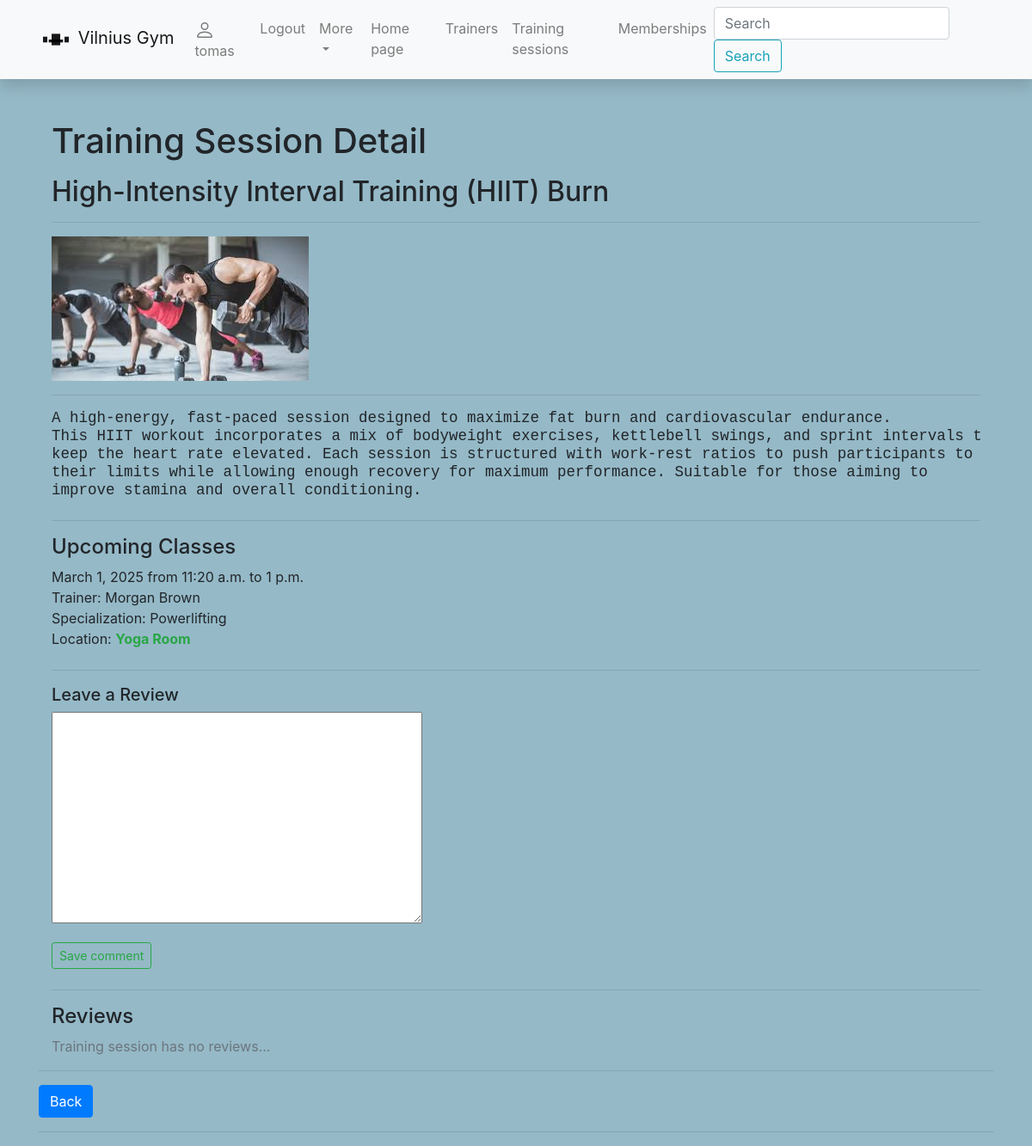
/gym/trainingsession/7 (signed in), run on the app's committed database.
### gym/models.py (models this page shows, shortened)
class TrainingSession(models.Model):
    name = models.CharField('Name', max_length=50, help_text='Enter training sessions name')
    duration = models.DurationField(default="01:00:00", help_text="Default time is 1 hour")
    description = HTMLField()
    ts_cover = models.ImageField('training session cover',
                                 upload_to='covers/ts_covers',
                                 null=True,
                                 blank=True)

class Schedule(models.Model):
    max_capacity = models.PositiveIntegerField('Capacity', null=True, blank=True,
                                               help_text="Enter max capacity")
    date = models.DateField('date', help_text="Enter date", default=date.today)
    trainer = models.ForeignKey(Trainer, on_delete=SET_NULL, null=True, blank=True)
    training_session = models.ForeignKey(TrainingSession, on_delete=SET_NULL,
                                         null=True, blank=True, related_name='schedule')
    start_time = models.TimeField('Start time',
                                  help_text='Enter start time',
                                  default=get_current_time)
    end_time = models.TimeField('End time',
                                help_text='Enter End time',
                                default=get_current_time)
    LOCATION_NAME = (
        ('1', 'Main Studio'),
        ('2', 'Yoga Room'),
        ('3', 'Cardio Zone'),
        ('4', 'Outdoor Terrace'),
        ('5', 'Functional Training Area'),
    )
    location = models.CharField('Location',
                                max_length=1,
                                choices=LOCATION_NAME,
                                default='1',
                                blank=True,
                                help_text="Gym class locations"
                                )

class Trainer(models.Model):
    first_name = models.CharField('Name', max_length=50, help_text='Enter your name')
    last_name = models.CharField('Surname', max_length=50, help_text='Enter your surname')
    email = models.CharField('Email', max_length=50, help_text="Enter email adress")
    specialization = models.CharField('Specialization', max_length=100, default='Specialization....')
    professional_history = HTMLField()
    cover = models.ImageField(upload_to='covers/trainer_covers', blank=True, null=True)
    class Meta:
        ordering = ('last_name', 'first_name')

### gym/views.py (the view, shortened to what this page needs)
# urls.py: path('trainingsession/<int:pk>', views.TrainingSessionDetailView.as_view(), name='trainingsession-one'),
class TrainingSessionDetailView(generic.edit.FormMixin, generic.DetailView):
    model = TrainingSession
    context_object_name = 'trainingsession'
    template_name = 'training_session.html'
    form_class = TrainingSessionReviewForm

### gym/forms.py
class TrainingSessionReviewForm(forms.ModelForm):
    class Meta:
        model = TrainingSessionReview
        fields = ('content', 'training_session', 'reviewer')
        widgets = {
            'training_session': forms.HiddenInput(),
            'reviewer': forms.HiddenInput()
        }

### gym/templates/training_session.html (shortened to what this page needs)
{% extends 'base.html' %}
{% load static %}
{% block content %}
<div class="container mt-5">
  <h1 class="mb-3">Training Session Detail</h1>
  <h2 class="mb-3">{{ trainingsession.name }}</h2>
  <hr>
  <div class="">
    {% if trainingsession.ts_cover %}
      <img src="{{ trainingsession.ts_cover.url }}" class="img-fluid" alt="{{ trainingsession.name }}">
    {% else %}
      <img src="{% static 'img/no-image.png' %}" class="img-fluid" alt="No image available">
    {% endif %}
  </div>
  <div class="mb-4">
    <hr>
    <h5>{{ trainingsession.description|safe }}</h5>
  </div>
  {% if user.is_authenticated %}
    <hr>
    <div class="mb-4">
      <h4>Upcoming Classes</h4>
      {% for schedule in trainingsession.schedule.all %}
        <p>
          {{ schedule.date }} from {{ schedule.start_time }} to {{ schedule.end_time }}<br>
          Trainer: {{ schedule.trainer.first_name }} {{ schedule.trainer.last_name }}<br>
          Specialization: {{ schedule.trainer.specialization }}<br>
          Location:
          <span class="font-weight-bold
            {% if schedule.location == '1' %}text-primary
            {% elif schedule.location == '2' %}text-success
            {% elif schedule.location == '3' %}text-info
            {% elif schedule.location == '4' %}text-warning
            {% elif schedule.location == '5' %}text-danger
            {% else %}text-muted{% endif %}">
            {{ schedule.get_location_display }}
          </span>
        </p>
      {% empty %}
        <p class="text-muted">No upcoming classes available.</p>
      {% endfor %}
    </div>
    <hr>
    <div class="mb-4">
      <h5>Leave a Review</h5>
      <form method="post">
        <div class="form-group">
          {{ form.content }}
        </div>
        <button type="submit" class="btn btn-outline-success btn-sm">Save comment</button>
      </form>
    </div>
  {% endif %}
  <hr>
  <div>
    <h4>Reviews</h4>
    {% for review in trainingsession.trainingsessionreview_set.all %}
      <div class="mb-3 p-3 bg-light">
        <small>
          <strong>{{ review.reviewer }}</strong> <em>{{ review.date_created }}</em>
        </small>
        <p>{{ review.content }}</p>
        {% for group in user.groups.all %}
        {% if group.name == 'staff' %}
        <a class="btn btn-danger btn-sm" href="{% url 'reviews-delete' review.id %}">Delete</a>
        {% endif %}
    {% endfor %}
      </div>
    {% empty %}
      <p class="text-muted">Training session has no reviews...</p>
    {% endfor %}
  </div>
</div>
<hr>
<a href="{% url 'trainingsessions-all' %}" class="btn btn-primary">Back</a>
<hr>
{% endblock %}

### gym/templates/base.html (shortened to what this page needs)
<!DOCTYPE html>
<html lang="en">
<head>
    {% load static %}
    <link
      rel="stylesheet"
      href="https://stackpath.bootstrapcdn.com/bootstrap/4.1.3/css/bootstrap.min.css"
    />
    <link
      rel="stylesheet"
      href="https://cdnjs.cloudflare.com/ajax/libs/font-awesome/4.7.0/css/font-awesome.min.css"
    />
     <link rel="stylesheet" href="{% static 'css/styles.css' %}" />
</head>
  <body>
    <nav
      class="navbar navbar-expand-lg navbar-light bg-light static-top mb-5 shadow"
    >
      <div class="container">
        <a class="navbar-brand" href="{% url 'index' %}">
          <svg
            class="bi bi-dumbbell"
            width="2em"
            height="2em"
            viewBox="0 0 24 24"
            fill="currentColor"
            xmlns="http://www.w3.org/2000/svg">
            <path d="M3 10V14H6V10H3Z" />
            <path d="M18 10V14H21V10H18Z" />
            <path d="M7 12H17V14H7V12Z" />
            <path d="M9 8H15V16H9V8Z" />
        </svg>
          Vilnius Gym</a
        >
        <div class="collapse navbar-collapse" id="navbarResponsive">
          <ul class="navbar-nav ml-auto">
           {% if user.is_authenticated %}
            <li class="nav-item">
              <a class="nav-link" href="{% url 'user-profile' %}">
                 {{ user.username }}</a>
            </li>
            <li class="nav-item">
              <a class="nav-link" href="{% url 'logout' %}">Logout</a>
            <li class="nav-item dropdown">
                <a class="nav-link dropdown-toggle" href="#" id="navbarDropdown" role="button"
                   data-toggle="dropdown" aria-expanded="false">More
                </a>
            </li>
          {% endif %}
            <li class="nav-item">
              <a class="nav-link" href="{% url 'index' %}">Home page</a>
            </li>
            <li class="nav-item">
              <a class="nav-link" href="{% url 'trainers-all' %}">Trainers</a>
            </li>
              <li class="nav-item">
              <a class="nav-link" href="{% url 'trainingsessions-all' %}">Training sessions</a>
            </li>
            <li class="nav-item">
              <a class="nav-link" href="{% url 'displaymemberships-all' %}">Memberships</a>
            </li>
          </ul>
          <form
            class="form-inline my-2 my-lg-0"
            action="{% url 'search' %}"
            method="get"
          >
            <input
              class="form-control mr-sm-2"
              type="search"
              placeholder="Search"
              aria-label="Search"
              name="search_text"
            />
            <button class="btn btn-outline-info my-2 my-sm-0" type="submit">
              Search
            </button>
          </form>
        </div>
           </div>
    </nav>
    <div class="container">{% block content %}{% endblock %}</div>
  </body>
</html>

### gym/static/css/styles.css (style rules this page uses)
body { background-color: #95B9C7; }

### data on the page
TrainingSession: name "High-Intensity Interval Training (HIIT) Burn", ts_cover (picture), description "A high-energy, fast-paced session designed to maximize fat burn and cardiovascular endurance. This HIIT workout incorporates a mix of bodyweight exercises, kettlebell swings, and sprint intervals keep the heart rate elevated. Each session is structured with work-rest ratios to push participants to their limits while allowing enough recovery for maximum performance. Suitable for those aiming to improve stamina and overall conditioning."
Schedule: date "March 1, 2025", start_time "11:20 a.m.", end_time "1 p.m.", trainer.first_name "Morgan", trainer.last_name "Brown", trainer.specialization "Powerlifting", location "Yoga Room"

### other printed values
{{ user.username }} "tomas"
